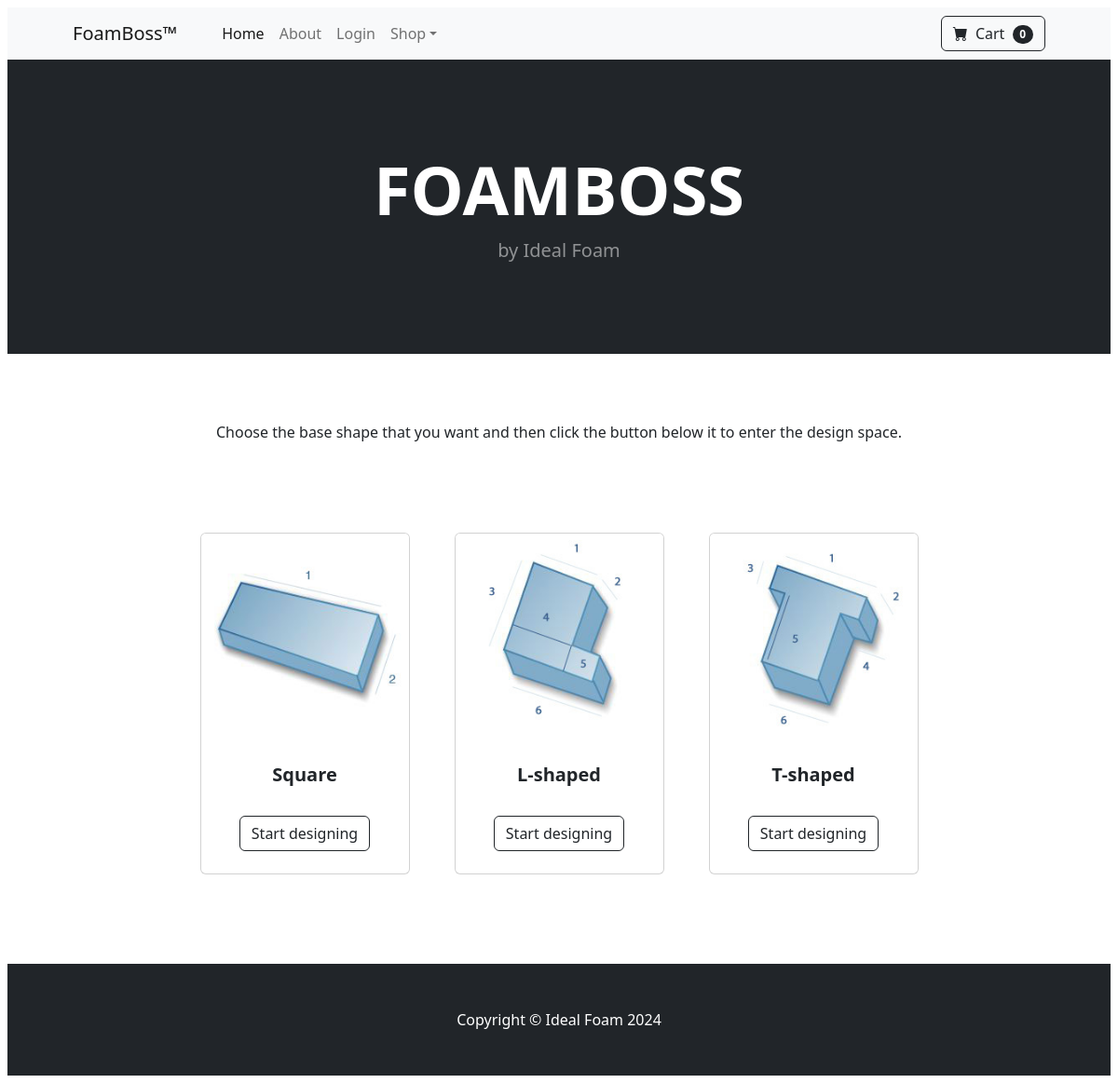
The app's page /, older data.
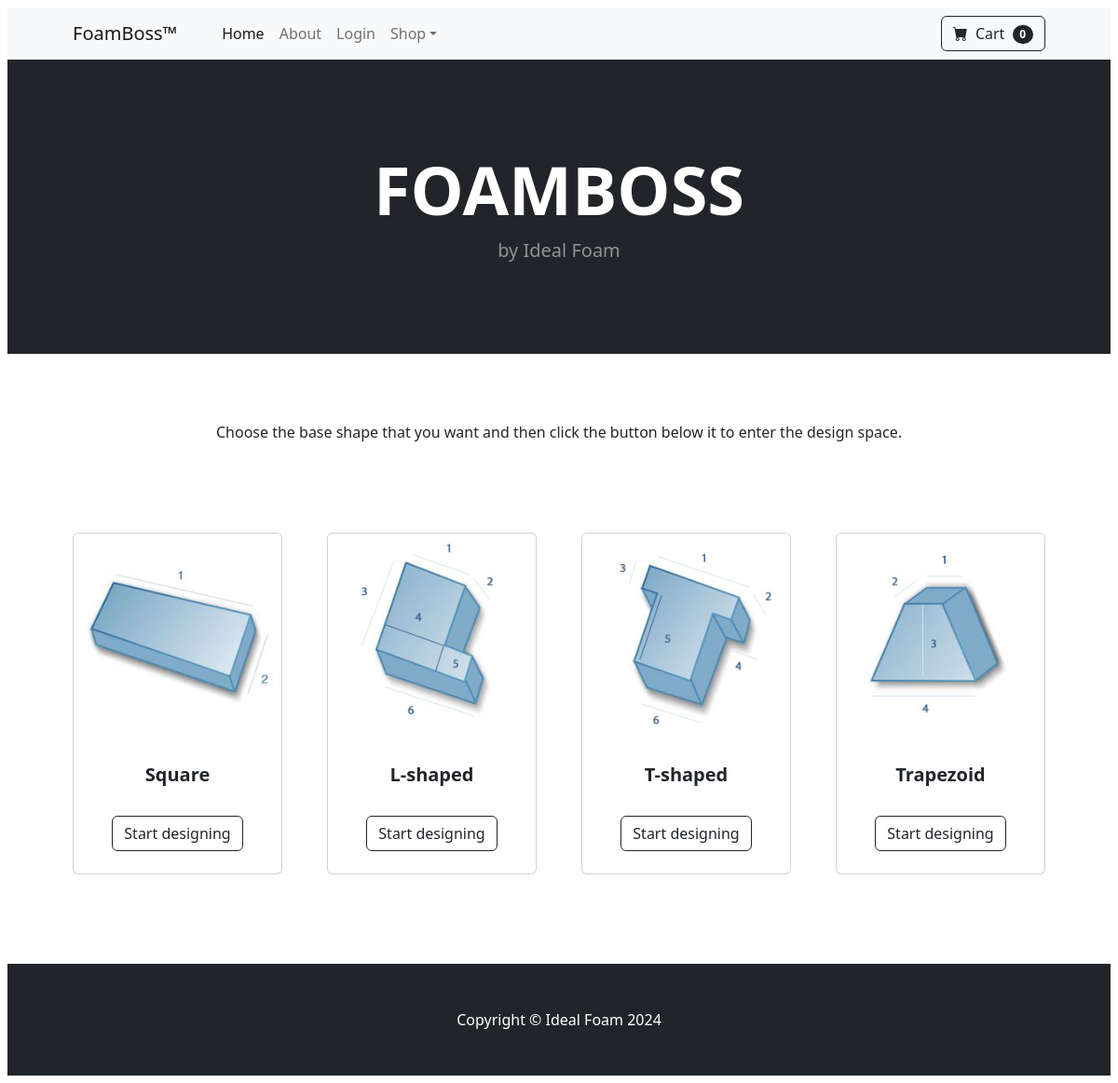
The same page, newer data.
### app/models.py (models this page shows, shortened)
class Shape(models.Model):
    name = models.CharField(max_length=50)
    image = models.ImageField(upload_to='uploads/product/', height_field=None, width_field=None, max_length=None)

### app/views.py (the view)
# urls.py: path('', views.home, name='home'),
def home(request):
    shapes = Shape.objects.all()
    return render(request, 'home.html', {'shapes': shapes})

### app/templates/home.html
{% extends 'base.html' %}
{% block content %}
    <header class="bg-dark py-5">
      <div class="container px-4 px-lg-5 my-5">
        <div class="text-center text-white">
          <h1 class="display-2 fw-bolder">FOAMBOSS</h1>
          <p class="lead fw-normal text-white-50 mb-0">by Ideal Foam</p>
        </div>
      </div>
    </header>
    <div class="container">
      <br/><br/><br/>
      <div class="text-center">Choose the base shape that you want and then click the button below it to enter the design space.</div>
    </div>
    <section class="py-5">
      <div class="container px-4 px-lg-5 mt-5">
        <div
          class="row gx-4 gx-lg-5 row-cols-2 row-cols-md-3 row-cols-xl-4 justify-content-center"
        >
          {% for shape in shapes %}
          <div class="col mb-5">
            <div class="card h-100">
              <img class="card-img-top" src="{{ shape.image.url }}" alt="..." />
              <div class="card-body p-4">
                <div class="text-center">
                  <h5 class="fw-bolder">{{ shape.name }}</h5>
                </div>
              </div>
              <div class="card-footer p-4 pt-0 border-top-0 bg-transparent">
                <div class="text-center">
                  <a class="btn btn-outline-dark mt-auto" href="#"
                    >Start designing</a
                  >
                </div>
              </div>
            </div>
          </div>
          {% endfor %}
    </section>
    {% endblock %}

Row changes from the older to the newer data that the page shows:
added Shape: image (picture), name "Trapezoid"
